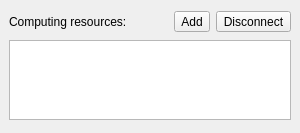
<?xml version="1.0" encoding="UTF-8"?>
<ui version="4.0">
 <class>SWMiniWidget</class>
 <widget class="QWidget" name="SWMiniWidget">
  <property name="geometry">
   <rect>
    <x>0</x>
    <y>0</y>
    <width>300</width>
    <height>133</height>
   </rect>
  </property>
  <property name="sizePolicy">
   <sizepolicy hsizetype="Preferred" vsizetype="Fixed">
    <horstretch>0</horstretch>
    <verstretch>0</verstretch>
   </sizepolicy>
  </property>
  <property name="windowTitle">
   <string>Form</string>
  </property>
  <layout class="QVBoxLayout" name="verticalLayout">
   <property name="margin">
    <number>9</number>
   </property>
   <item>
    <layout class="QHBoxLayout" name="horizontalLayout">
     <item>
      <widget class="QLabel" name="label">
       <property name="text">
        <string>Computing resources:</string>
       </property>
      </widget>
     </item>
     <item>
      <spacer name="horizontalSpacer">
       <property name="orientation">
        <enum>Qt::Horizontal</enum>
       </property>
       <property name="sizeHint" stdset="0">
        <size>
         <width>40</width>
         <height>20</height>
        </size>
       </property>
      </spacer>
     </item>
     <item>
      <widget class="QToolButton" name="add_resource_tool_button">
       <property name="text">
        <string>Add</string>
       </property>
      </widget>
     </item>
     <item>
      <widget class="QToolButton" name="disconnect_resource_tool_button">
       <property name="text">
        <string>Disconnect</string>
       </property>
      </widget>
     </item>
    </layout>
   </item>
   <item>
    <widget class="QTableWidget" name="table">
     <property name="sizePolicy">
      <sizepolicy hsizetype="Expanding" vsizetype="Fixed">
       <horstretch>0</horstretch>
       <verstretch>0</verstretch>
      </sizepolicy>
     </property>
     <property name="minimumSize">
      <size>
       <width>261</width>
       <height>80</height>
      </size>
     </property>
     <property name="maximumSize">
      <size>
       <width>16777215</width>
       <height>80</height>
      </size>
     </property>
     <property name="frameShape">
      <enum>QFrame::StyledPanel</enum>
     </property>
     <property name="horizontalScrollBarPolicy">
      <enum>Qt::ScrollBarAsNeeded</enum>
     </property>
     <property name="editTriggers">
      <set>QAbstractItemView::NoEditTriggers</set>
     </property>
     <property name="dragDropOverwriteMode">
      <bool>false</bool>
     </property>
     <property name="selectionMode">
      <enum>QAbstractItemView::SingleSelection</enum>
     </property>
     <property name="selectionBehavior">
      <enum>QAbstractItemView::SelectRows</enum>
     </property>
     <property name="showGrid">
      <bool>false</bool>
     </property>
     <property name="gridStyle">
      <enum>Qt::DashLine</enum>
     </property>
     <property name="wordWrap">
      <bool>false</bool>
     </property>
     <attribute name="horizontalHeaderVisible">
      <bool>false</bool>
     </attribute>
     <attribute name="horizontalHeaderStretchLastSection">
      <bool>true</bool>
     </attribute>
     <attribute name="verticalHeaderVisible">
      <bool>false</bool>
     </attribute>
     <attribute name="verticalHeaderStretchLastSection">
      <bool>false</bool>
     </attribute>
    </widget>
   </item>
  </layout>
 </widget>
 <resources/>
 <connections/>
</ui>
